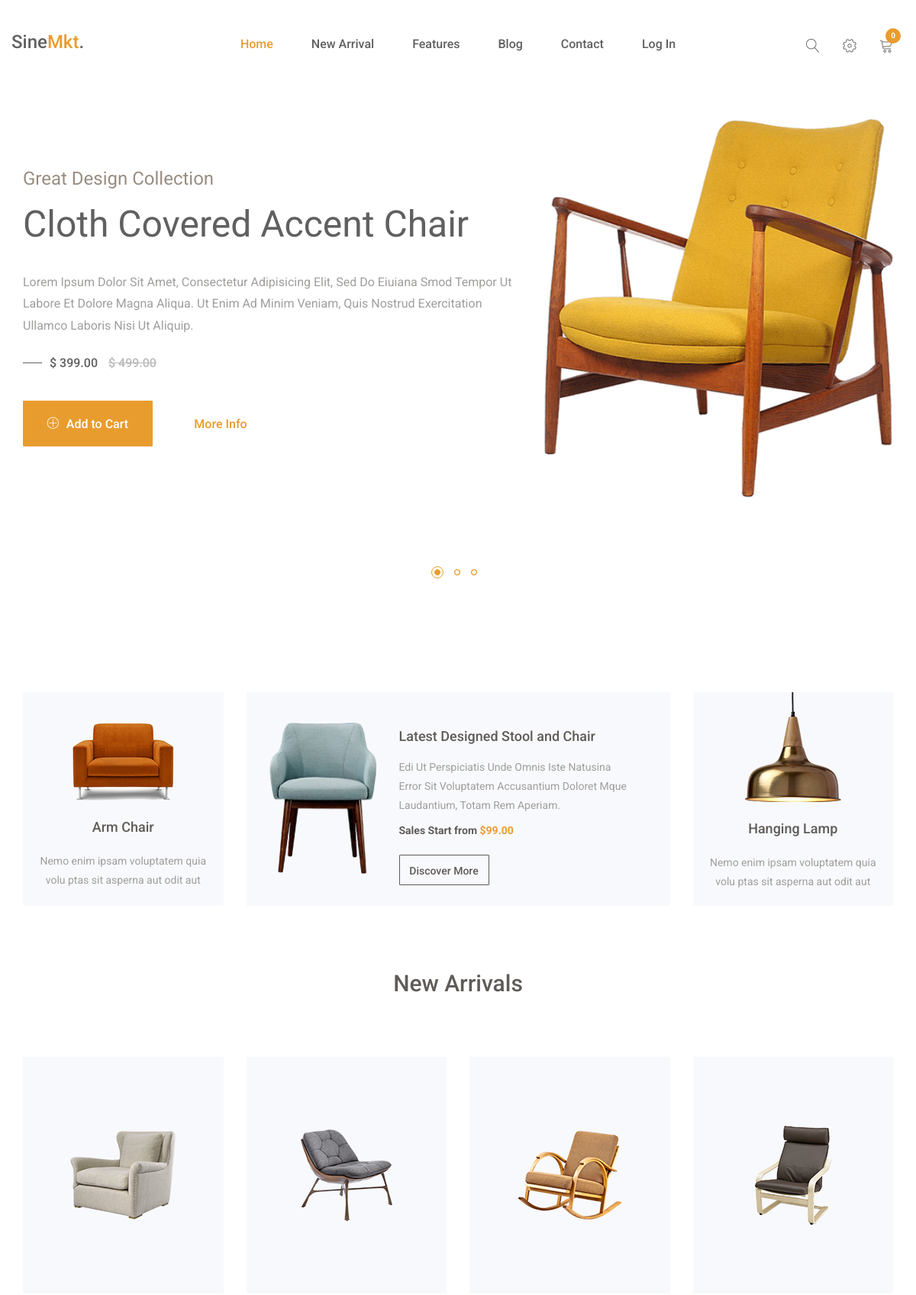
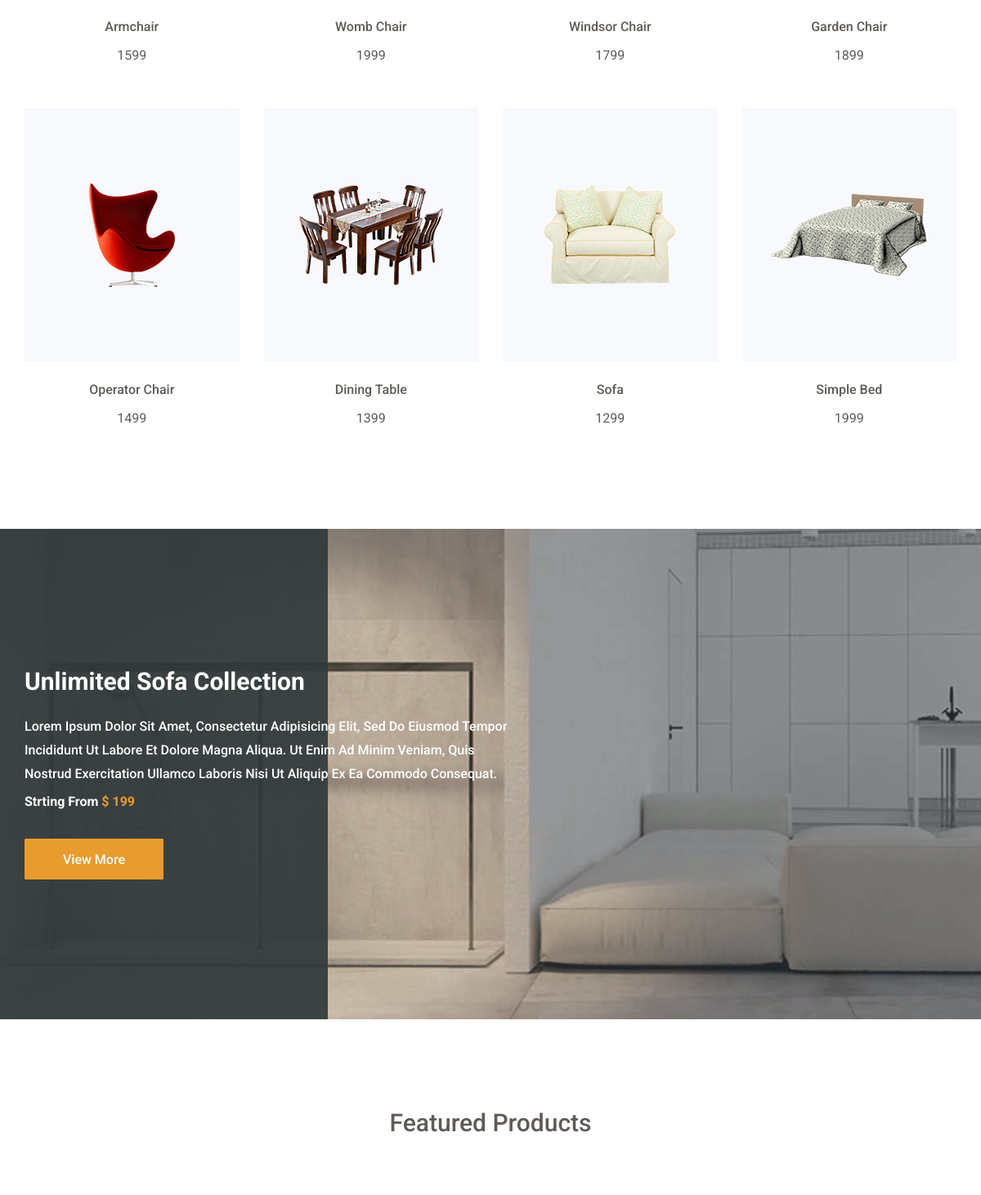
The page / (upper part) on the database its author committed (2 pictures, top to bottom).
### web/models.py (models this page shows, shortened)
class Product(models.Model):
    name = models.CharField(max_length=30)
    price = models.IntegerField()
    image = models.ImageField(upload_to="media")

### web/views.py (the view)
# urls.py: path("", views.index, name="index"),
def index(request):
    context={
        'produ':Product.objects.all(),
        'blog':Blog.objects.all()
    }
    return render(request,'web/index.html',context)

### templates/web/index.html (shortened to what this page needs)
{% extends 'web/partials/base.html' %}
{% load static %}
{% load cart_tag %}
	{% block content %}
		<div id="header-carousel" class="carousel slide carousel-fade" data-ride="carousel">
			 <ol class="carousel-indicators">
				<li data-target="#header-carousel" data-slide-to="0" class="active"><span class="small-circle"></span></li>
				<li data-target="#header-carousel" data-slide-to="1"><span class="small-circle"></span></li>
				<li data-target="#header-carousel" data-slide-to="2"><span class="small-circle"></span></li>
			</ol>
			<div class="carousel-inner" role="listbox">
				<div class="item active">
					<div class="single-slide-item slide1">
						<div class="container">
							<div class="welcome-hero-content">
								<div class="row">
									<div class="col-sm-7">
										<div class="single-welcome-hero">
											<div class="welcome-hero-txt">
												<h4>great design collection</h4>
												<h2>cloth covered accent chair</h2>
												<p>
													Lorem ipsum dolor sit amet, consectetur adipisicing elit, sed do eiuiana smod tempor  ut labore et dolore magna aliqua. Ut enim ad minim veniam, quis nostrud exercitation ullamco laboris nisi ut aliquip.
												</p>
												<div class="packages-price">
													<p>
														$ 399.00
														<del>$ 499.00</del>
													</p>
												</div>
												<button class="btn-cart welcome-add-cart" onclick="window.location.href='#'">
													<span class="lnr lnr-plus-circle"></span>
													add <span>to</span> cart
												</button>
												<button class="btn-cart welcome-add-cart welcome-more-info" onclick="window.location.href='#'">
													more info
												</button>
											</div>
										</div>
									</div>
									<div class="col-sm-5">
										<div class="single-welcome-hero">
											<div class="welcome-hero-img">
												<img src="{% static 'web/images/slider/slider1.png' %}" alt="slider image">
											</div>
										</div>
									</div>
								</div>
							</div>
						</div>
					</div>
				</div>
			</div>
		</div>
		<section id="populer-products" class="populer-products">
			<div class="container">
				<div class="populer-products-content">
					<div class="row">
						<div class="col-md-3">
							<div class="single-populer-products">
								<div class="single-populer-product-img mt40">
									<img src="{%static 'web/images/populer-products/p1.png' %}" alt="populer-products images">
								</div>
								<h2><a href="#">arm chair</a></h2>
								<div class="single-populer-products-para">
									<p>Nemo enim ipsam voluptatem quia volu ptas sit asperna aut odit aut fugit.</p>
								</div>
							</div>
						</div>
						<div class="col-md-6">
							<div class="single-populer-products">
								<div class="single-inner-populer-products">
									<div class="row">
										<div class="col-md-4 col-sm-12">
											<div class="single-inner-populer-product-img">
												<img src="{% static 'web/images/populer-products/p2.png' %}" alt="populer-products images">
											</div>
										</div>
										<div class="col-md-8 col-sm-12">
											<div class="single-inner-populer-product-txt">
												<h2>
													<a href="#">
														latest designed stool <span>and</span> chair
													</a>
												</h2>
												<p>
													Edi ut perspiciatis unde omnis iste natusina error sit voluptatem accusantium doloret mque laudantium, totam rem aperiam.
												</p>
												<div class="populer-products-price">
													<h4>Sales Start from <span>$99.00</span></h4>
												</div>
												<button class="btn-cart welcome-add-cart populer-products-btn" onclick="window.location.href='#'">
													discover more
												</button>
											</div>
										</div>
									</div>
								</div>
							</div>
						</div>
						<div class="col-md-3">
							<div class="single-populer-products">
								<div class="single-populer-products">
									<div class="single-populer-product-img">
										<img src="{% static 'web/images/populer-products/p3.png' %}" alt="populer-products images">
									</div>
									<h2><a href="#">hanging lamp</a></h2>
									<div class="single-populer-products-para">
										<p>Nemo enim ipsam voluptatem quia volu ptas sit asperna aut odit aut fugit.</p>
									</div>
								</div>
							</div>
						</div>
					</div>
				</div>
			</div>
		</section>
		<section id="new-arrivals" class="new-arrivals">
			<div class="container">
				<div class="section-header">
					<h2>new arrivals</h2>
				</div>
				<div class="new-arrivals-content">
					<div class="row">
						 {% for p in produ  %}
						<div class="col-md-3 col-sm-4">
							<div class="single-new-arrival">
								<div class="single-new-arrival-bg">
									<img src="{{p.image.url}}" alt="new-arrivals images">
								</div>
								<h4><a href="#">{{p.name}}</a></h4>
								<p class="arrival-product-price"> {{p.price}}</p>
							</div>
						</div>
						 {% endfor %}
					</div>
				</div>
			</div>
		</section>
		<section id="sofa-collection">
			<div class="owl-carousel owl-theme" id="collection-carousel">
				<div class="sofa-collection collectionbg1">
					<div class="container">
						<div class="sofa-collection-txt">
							<h2>unlimited sofa collection</h2>
							<p>
								Lorem ipsum dolor sit amet, consectetur adipisicing elit, sed do eiusmod tempor incididunt ut labore et dolore magna aliqua. Ut enim ad minim veniam, quis nostrud exercitation ullamco laboris nisi ut aliquip ex ea commodo consequat.
							</p>
							<div class="sofa-collection-price">
								<h4>strting from <span>$ 199</span></h4>
							</div>
							<button class="btn-cart welcome-add-cart sofa-collection-btn" onclick="window.location.href='#'">
								view more
							</button>
						</div>
					</div>
				</div>
			</div>
		</section>
		<section id="feature" class="feature">
			<div class="container">
				<div class="section-header">
					<h2>featured products</h2>
				</div>
			</div>
		</section>
 {% endblock %}

### templates/web/partials/base.html (shortened to what this page needs)
{% load static %}
{% load cart_tag %}
<!doctype html>
<html class="no-js" lang="en">
    <head>
        <link rel="stylesheet" href="{% static 'web/css/font-awesome.min.css' %}">
		<link rel="stylesheet" href="{% static 'web/css/linearicons.css' %}">
        <link rel="stylesheet" href="{% static 'web/css/animate.css' %}">
        <link rel="stylesheet" href="{% static 'web/css/owl.carousel.min.css' %}">
		<link rel="stylesheet" href="{% static 'web/css/owl.theme.default.min.css' %}">
        <link rel="stylesheet"  href=" {% static 'web/css/bootstrap.css' %}">
		<link rel="stylesheet"  href="{% static 'web/css/bootsnav.css' %}">
        <link rel="stylesheet"  href="{% static 'web/css/style.css' %}">
        <link rel="stylesheet"  href="{% static 'web/css/responsive.css' %}">
    </head>
    <body>
    <header id="home" class="welcome-hero">
    <div class="top-area">
        <div class="header-area">
            <nav class="navbar navbar-default bootsnav  navbar-sticky navbar-scrollspy"  data-minus-value-desktop="70" data-minus-value-mobile="55" data-speed="1000">
                <div class="container">
                    <div class="attr-nav">
                        <ul>
                            <li class="search">
                                <a href="#"><span class="lnr lnr-magnifier"></span></a>
                            </li>
                            <li class="nav-setting">
                                <a href="#"><span class="lnr lnr-cog"></span></a>
                            </li>
                            <li class="dropdown">
                                <a href="{% url 'cart_details' %}" class="dropdown-toggle" data-toggle="dropdown" >
                                    <span class="lnr lnr-cart"></span>
                                    <span class="badge badge-bg-1">{{request.session.cart|length}}</span>
                                </a>
                            </li>
                        </ul>
                    </div>
                    <div class="navbar-header">
                        <a class="navbar-brand" href="index.html">sine<span>mkt</span>.</a>
                    </div>
                    <div class="collapse navbar-collapse menu-ui-design" id="navbar-menu">
                        <ul class="nav navbar-nav navbar-center" data-in="fadeInDown" data-out="fadeOutUp">
                            <li class="scroll active"><a href="{% url 'index' %}">home</a></li>
                            <li class="scroll"><a href="#new-arrivals">new arrival</a></li>
                            <li class="scroll"><a href="#feature">features</a></li>
                            <li class="scroll"><a href="#blog">blog</a></li>
                            <li class="scroll"><a href="#newsletter">contact</a></li>
                            {% if request.user.is_authenticated %}
                            <li class=""><a href="{% url 'logout' %}">log out</a></li>
                            {% else %}
                            <li class=""><a href="{% url 'login' %}">log in</a></li>
                            {% endif %}
                        </ul>
                    </div>
                </div>
            </nav>
        </div>
    </div>
</header>
{% block content %}
{% endblock  %}
</body>
</html>

### static/web/css/bootsnav.css (style rules this page uses)
nav.bootsnav .container { position: relative; }
nav.navbar.bootsnav { margin-bottom: 0; -moz-border-radius: 0px; -webkit-border-radius: 0px; -o-border-radius: 0px; border-radius: 0px; background-color: #fff; border: none; border-bottom: solid 1px #e0e0e0; z-index: 9; }
nav.navbar.bootsnav ul.nav > li > a { color: #6f6f6f; background-color: transparent; outline: none; margin-bottom: -2px; }
nav.navbar.bootsnav ul.nav li.megamenu-fw > a:hover, nav.navbar.bootsnav ul.nav li.megamenu-fw > a:focus, nav.navbar.bootsnav ul.nav li.active > a:hover, nav.navbar.bootsnav ul.nav li.active > a:focus, nav.navbar.bootsnav ul.nav li.active > a { background-color: transparent; }
.attr-nav { float: right; display: inline-block; margin-left: 13px; margin-right: -15px; }
.attr-nav > ul { padding: 0; margin: 0 0 -7px 0; list-style: none; display: inline-block; }
.attr-nav > ul > li { float: left; display: block; }
.attr-nav > ul > li > a { color: #6f6f6f; display: block; padding: 28px 15px; position: relative; }
.attr-nav > ul > li > a span.badge { position: absolute; top: 50%; margin-top: -15px; right: 5px; font-size: 10px; padding: 0; width: 15px; height: 15px; padding-top: 2px; }
body { -webkit-transition: all 0.3s ease-in-out; -moz-transition: all 0.3s ease-in-out; -o-transition: all 0.3s ease-in-out; -ms-transition: all 0.3s ease-in-out; transition: all 0.3s ease-in-out; }
.wrap-sticky nav.navbar.bootsnav { position: absolute; width: 100%; left: 0; top: 0; }
@media (min-width: 1024px) { nav.navbar.bootsnav ul.nav > li > a { padding: 30px 15px; font-weight: 600; } }
@media (min-width: 1024px) { nav.navbar.bootsnav.menu-center .container { position: relative; } }
@media (min-width: 1024px) { nav.navbar.bootsnav.menu-center ul.nav.navbar-center { float:none; margin: 0 auto; display: table; table-layout: fixed; } }
@media (min-width: 1024px) { nav.navbar.bootsnav.menu-center .navbar-header, nav.navbar.bootsnav.menu-center .attr-nav { position: absolute; } }
@media (min-width: 1024px) { nav.navbar.bootsnav.menu-center .attr-nav { right: 15px; } }

### static/web/css/responsive.css (style rules this page uses)
@media screen and (max-width:1440px) { .single-welcome-hero { height: 807px; } }

### rows shown on the page
Product: image (picture), name "Armchair", price "1599"
Product: image (picture), name "Womb Chair", price "1999"
Product: image (picture), name "Windsor Chair", price "1799"
Product: image (picture), name "Garden Chair", price "1899"
Product: image (picture), name "Operator Chair", price "1499"
Product: image (picture), name "Dining Table", price "1399"
Product: image (picture), name "Sofa", price "1299"
Product: image (picture), name "Simple Bed", price "1999"

### other values the page prints
{{ request.session.cart|length }} "0"
